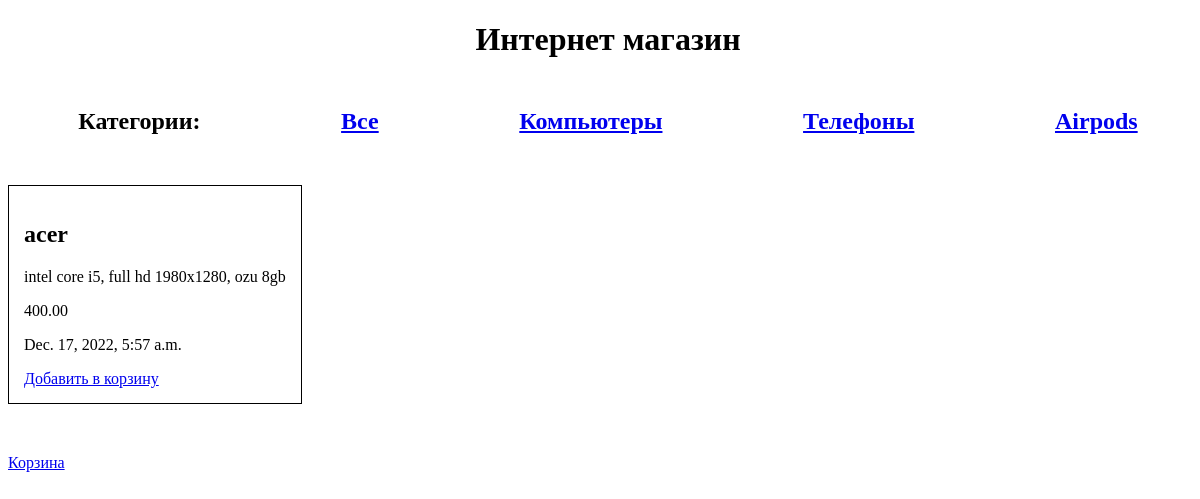
Page /category/1 on the committed database.
### shop_post/models.py (models this page shows, shortened)
class Category(models.Model):
    title = models.CharField(verbose_name="title", max_length=150)

class Post(models.Model):
    category = models.ForeignKey("Category", on_delete=models.CASCADE, blank=True, null=True)
    title = models.CharField(max_length=150, verbose_name="Title")
    text = models.TextField(max_length=250, verbose_name="Text")
    price = models.DecimalField(max_digits=7, decimal_places=2)
    created_date = models.DateTimeField(verbose_name="Created date", auto_now_add=True)
    published_date = models.DateTimeField(verbose_name="published date", auto_now=False)

### shop_post/views.py (the view)
# urls.py: path('category/<int:category_pk>', views.category, name="home_page"),
def category(request, category_pk):
    post = Post.objects.filter(category=category_pk)
    category = Category.objects.all()
    return render(request, 'shop_post/home_page.html', {'post':post, 'category':category})

### shop_post/templates/shop_post/home_page.html (shortened to what this page needs)
{% extends 'shop_post/base.html' %}
{% block content %}
<h1>Интернет магазин</h1>
<div class="category">
    <h2>Категории:</h2>
    <a href="{% url 'home_page' %}"><h2> Все</h2></a>
    {% for i in category %}
        <a href="{% url 'home_page' category_pk=i.pk %}"><h2>{{i.title}}</h2></a>
    {% endfor %}
</div>
<div class="posts">
    {% for i in post %}
            <div class="post-objects">
                <h2>{{i.title}}</h2>
                <p>{{i.text}}</p>
                <p>{{i.price}}</p>
                <p>{{i.created_date}}</p>
                <a href="{% url 'add_basket' product_pk=i.pk %}">Добавить в корзину</a>
            </div>
    {% endfor %}
</div>
<div class="basket-buttons">
        <a  href="{% url 'basket' %}">Корзина</a>
</div>
{% endblock %}

### shop_post/templates/shop_post/home_page.html (style rules this page uses)
.post-objects { border: 1px solid black; padding: 15px; }
.posts { display: flex; gap:10px; }
.category { display: flex; justify-content: space-around; margin-bottom: 30px; }
h1 { text-align: center; margin-bottom: 30px; }
.basket-buttons { display: flex; margin-top:50px; gap: 25px; }

### rows in the picture
Category: title "Компьютеры"
Category: title "Телефоны"
Category: title "Airpods"
Post: title "acer", text "intel core i5, full hd 1980x1280, ozu 8gb", price "400.00", created_date "Dec. 17, 2022, 5:57 a.m."
